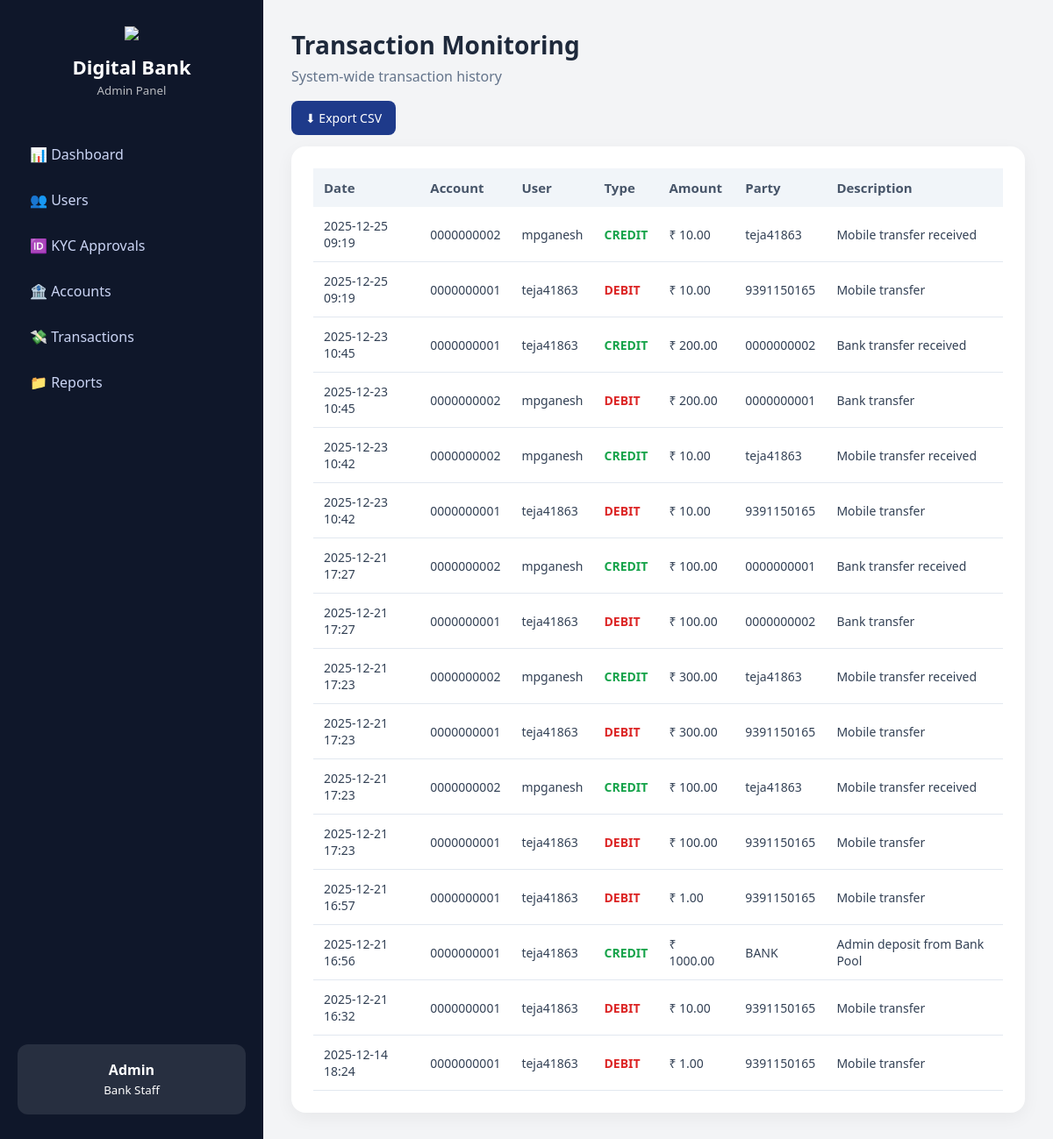
Page /admin-panel/transactions/ (signed in) on the committed database.
### banking/models.py (models this page shows, shortened)
class Transaction(models.Model):
    TRANSACTION_TYPES = (
        ("credit", "Credit"),
        ("debit", "Debit"),
    )
    user = models.ForeignKey(User, on_delete=models.CASCADE)
    account = models.ForeignKey(Account, on_delete=models.CASCADE)
    type = models.CharField(max_length=10, choices=TRANSACTION_TYPES)
    amount = models.DecimalField(max_digits=12, decimal_places=2)
    party = models.CharField(max_length=100, blank=True, null=True)
    description = models.CharField(max_length=255, blank=True, null=True)
    date = models.DateTimeField(auto_now_add=True)

class Account(models.Model):
    ACCOUNT_TYPES = (
        ("SAVINGS", "Savings"),
        ("CURRENT", "Current"),
        ("SYSTEM", "System"),
    )
    user = models.ForeignKey(
        User,
        on_delete=models.CASCADE,
        related_name="accounts",
        null=True,
        blank=True
    )
    account_number = models.CharField(max_length=30, unique=True)
    account_type = models.CharField(max_length=20, choices=ACCOUNT_TYPES)
    balance = models.DecimalField(max_digits=15, decimal_places=2, default=0)
    is_system_account = models.BooleanField(default=False)
    branch_name = models.CharField(max_length=100, default="Main Branch")
    ifsc_code = models.CharField(max_length=20, default="DIGI000123")
    created_at = models.DateTimeField(auto_now_add=True)

### admin_app/views.py (the view)
# urls.py: path("transactions/", transactions_page),
@staff_member_required
def transactions_page(request):
    transactions = (
        Transaction.objects
        .select_related("account", "account__user")
        .order_by("-date")
    )
    return render(
        request,
        "admin_app/transactions.html",
        {"transactions": transactions}
    )

### admin_app/templates/admin_app/transactions.html (shortened to what this page needs)
<!DOCTYPE html>
<html lang="en">
<head>
</head>
<body>
<div class="sidebar">
    <div>
        <div class="brand-box">
            <img src="https://img.icons8.com/color/96/bank-building.png"
                style="width:64px; margin-bottom:10px;">
            <div class="brand-title">Digital Bank</div>
            <small style="opacity:0.7;">Admin Panel</small>
        </div>
        <div class="nav-links">
            <a href="/admin-panel/dashboard/">📊 Dashboard</a>
            <a href="/admin-panel/users/">👥 Users</a>
            <a href="/admin-panel/kyc/">🆔 KYC Approvals</a>
            <a href="/admin-panel/accounts/">🏦 Accounts</a>
            <a href="/admin-panel/transactions/">💸 Transactions</a>
            <a href="/admin-panel/reports/">📁 Reports</a>
        </div>
    </div>
    <div class="admin-box">
        <strong>Admin</strong><br>
        <small>Bank Staff</small>
    </div>
</div>
<div class="main">
    <div class="top-header">
        <h1>Transaction Monitoring</h1>
        <p style="color:#64748B; margin-top:6px;">
            System-wide transaction history
        </p>
    </div>
    <a href="/admin-panel/api/reports/transactions/"
   style="
       padding:10px 16px;
       background:#1E3A8A;
       color:white;
       border-radius:8px;
       text-decoration:none;
       font-size:14px;
   ">⬇ Export CSV</a>
<br><br>
    <div class="section">
        <table>
            <thead>
                <tr>
                    <th>Date</th>
                    <th>Account</th>
                    <th>User</th>
                    <th>Type</th>
                    <th>Amount</th>
                    <th>Party</th>
                    <th>Description</th>
                </tr>
            </thead>
            <tbody>
                {% for t in transactions %}
                <tr>
                    <td>{{ t.date|date:"Y-m-d H:i" }}</td>
                    <td>{{ t.account.account_number }}</td>
                    <td>
                        {% if t.account.is_system_account %}
                            BANK
                        {% else %}
                            {{ t.account.user.username }}
                        {% endif %}
                    </td>
                    <td class="{{ t.type }}">
                        {{ t.type|upper }}
                    </td>
                    <td>₹ {{ t.amount }}</td>
                    <td>{{ t.party|default:"-" }}</td>
                    <td>{{ t.description|default:"-" }}</td>
                </tr>
                {% empty %}
                <tr>
                    <td colspan="7">No transactions found</td>
                </tr>
                {% endfor %}
            </tbody>
        </table>
    </div>
</div>
</body>
</html>

### admin_app/templates/admin_app/transactions.html (style rules this page uses)
body { margin: 0; font-family: 'Segoe UI', sans-serif; background: #F3F4F6; display: flex; height: 100vh; overflow: hidden; }
h1, p { margin: 0; }
.sidebar { width: 260px; background: #0F172A; color: white; padding: 30px 20px; display: flex; flex-direction: column; justify-content: space-between; }
.brand-box { text-align: center; margin-bottom: 40px; }
.brand-title { font-size: 22px; font-weight: bold; }
.nav-links a { display: block; padding: 12px 14px; margin: 6px 0; border-radius: 8px; color: #CBD5F5; text-decoration: none; font-size: 16px; }
.admin-box { background: rgba(255,255,255,0.1); padding: 18px; border-radius: 12px; text-align: center; }
.main { flex: 1; padding: 32px; overflow-y: auto; }
.top-header { margin-bottom: 25px; }
.top-header h1 { font-size: 28px; color: #1E293B; }
.section { background: white; border-radius: 16px; padding: 25px; box-shadow: 0 6px 20px rgba(0,0,0,0.05); }
table { width: 100%; border-collapse: collapse; }
th { text-align: left; padding: 12px; background: #F1F5F9; color: #475569; font-size: 15px; }
td { padding: 12px; border-bottom: 1px solid #E2E8F0; font-size: 14px; color: #334155; }
.credit { color: #16A34A; font-weight: 600; }
.debit { color: #DC2626; font-weight: 600; }

### rows in the picture
Transaction: date "2025-12-25 09:19", account.account_number "0000000002", account.user.username "mpganesh", type "CREDIT", amount "10.00", party "teja41863", description "Mobile transfer received"
Transaction: date "2025-12-25 09:19", account.account_number "0000000001", account.user.username "teja41863", type "DEBIT", amount "10.00", party "9391150165", description "Mobile transfer"
Transaction: date "2025-12-23 10:45", account.account_number "0000000001", account.user.username "teja41863", type "CREDIT", amount "200.00", party "0000000002", description "Bank transfer received"
Transaction: date "2025-12-23 10:45", account.account_number "0000000002", account.user.username "mpganesh", type "DEBIT", amount "200.00", party "0000000001", description "Bank transfer"
Transaction: date "2025-12-23 10:42", account.account_number "0000000002", account.user.username "mpganesh", type "CREDIT", amount "10.00", party "teja41863", description "Mobile transfer received"
Transaction: date "2025-12-23 10:42", account.account_number "0000000001", account.user.username "teja41863", type "DEBIT", amount "10.00", party "9391150165", description "Mobile transfer"
Transaction: date "2025-12-21 17:27", account.account_number "0000000002", account.user.username "mpganesh", type "CREDIT", amount "100.00", party "0000000001", description "Bank transfer received"
Transaction: date "2025-12-21 17:27", account.account_number "0000000001", account.user.username "teja41863", type "DEBIT", amount "100.00", party "0000000002", description "Bank transfer"
Transaction: date "2025-12-21 17:23", account.account_number "0000000002", account.user.username "mpganesh", type "CREDIT", amount "300.00", party "teja41863", description "Mobile transfer received"
Transaction: date "2025-12-21 17:23", account.account_number "0000000001", account.user.username "teja41863", type "DEBIT", amount "300.00", party "9391150165", description "Mobile transfer"
Transaction: date "2025-12-21 17:23", account.account_number "0000000002", account.user.username "mpganesh", type "CREDIT", amount "100.00", party "teja41863", description "Mobile transfer received"
Transaction: date "2025-12-21 17:23", account.account_number "0000000001", account.user.username "teja41863", type "DEBIT", amount "100.00", party "9391150165", description "Mobile transfer"
Transaction: date "2025-12-21 16:57", account.account_number "0000000001", account.user.username "teja41863", type "DEBIT", amount "1.00", party "9391150165", description "Mobile transfer"
Transaction: date "2025-12-21 16:56", account.account_number "0000000001", account.user.username "teja41863", type "CREDIT", amount "1000.00", party "BANK", description "Admin deposit from Bank Pool"
Transaction: date "2025-12-21 16:32", account.account_number "0000000001", account.user.username "teja41863", type "DEBIT", amount "10.00", party "9391150165", description "Mobile transfer"
Transaction: date "2025-12-14 18:24", account.account_number "0000000001", account.user.username "teja41863", type "DEBIT", amount "1.00", party "9391150165", description "Mobile transfer"
